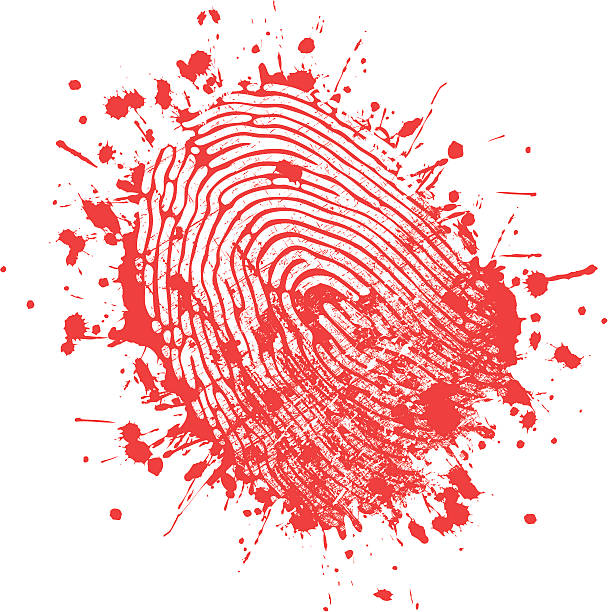
#> input picture images/blood.jpg, 608 x 612 px
$ jupyter execute final.ipynb
#> lines starting #> are read from the running program, lines starting #| are printed output that depends on the picture; after the words box and inside, x2 and y2 are one past the last pixel; in counts of white or black regions, pixels touching at a corner belong together
[cell 1]
from skimage.io import imread, imshow, show, imsave
from scipy import ndimage, misc, signal, stats
from skimage.color import rgb2gray, rgba2rgb
from skimage.transform import rescale
import matplotlib.pylab as pylab
import numpy as np
import numpy.fft as fp
import timeit
import matplotlib.pyplot as plt
from skimage import data, img_as_float, img_as_ubyte, exposure, io, color
from skimage.exposure import cumulative_distribution
from skimage.restoration import denoise_bilateral, denoise_nl_means, estimate_sigma
from skimage.util import random_noise
from PIL import Image, ImageEnhance, ImageFilter
from scipy import ndimage, misc

[cell 2]
def plot_image(image, title='', sz=20, ax=False):
    plt.title(title, size=sz), plt.imshow(image)
    plt.axis(ax)

def calculate_2dft(input):
    ft = fp.ifftshift(input)
    ft = fp.fft2(ft)
    return fp.fftshift(ft)

def calculate_2dift(input):
    ift = fp.ifftshift(input)
    ift = fp.ifft2(ift)
    return fp.fftshift(ift).real

def readAsGray(path: str) -> np.ndarray:
    _im = imread(path)
    if len(_im.shape) == 2:
        return _im
    _im = rgba2rgb(_im) if _im.shape[2] > 3 else _im
    _im = rgb2gray(_im)
    return _im

def plot_hist(r, g, b, title='', sz=20):
    r, g, b = img_as_ubyte(r), img_as_ubyte(g), img_as_ubyte(b)
    pylab.hist(np.array(r).ravel(), bins=256, range=(0, 256), color='r', alpha=0.5)
    pylab.hist(np.array(g).ravel(), bins=256, range=(0, 256), color='g', alpha=0.5)
    pylab.hist(np.array(b).ravel(), bins=256, range=(0, 256), color='b', alpha=0.5)
    pylab.xlabel('pixel value', size=sz), pylab.ylabel('frequency', size=sz)
    pylab.title(title, size=sz)

def splitrgb(_im):
    return _im[...,0], _im[...,1], _im[...,2]

def mergergb(r,g,b):
    rgb = np.zeros((r.shape[0], r.shape[1], 3), dtype=np.uint8)
    rgb[...,0] = r
    rgb[...,1] = g
    rgb[...,2] = b
    return rgb

## BÀI 1

[cell 3]
im = Image.open("../images/blood.jpg")
#> im is the input picture: PIL image 608x612 RGB; mean R, G, B 248.4, 205.8, 205.3

im1 = np.array(im)
plt.imsave("../images/bloodArr.jpg", im1)
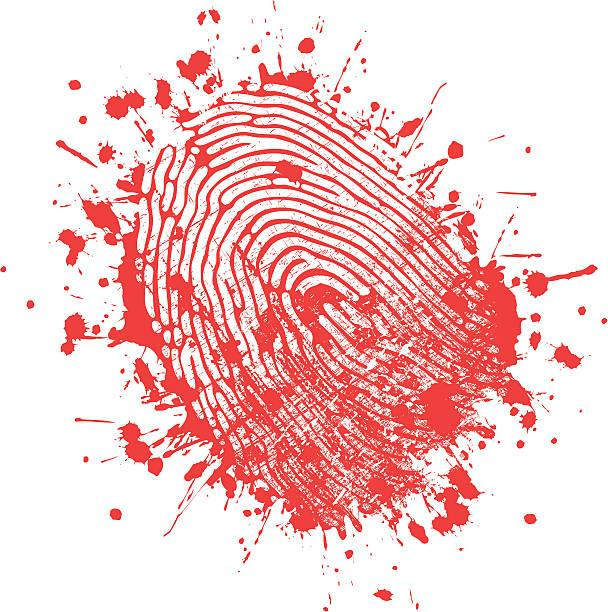
#> saved as bloodArr.jpg: shape (612, 608, 3); mean R, G, B 244.7, 205.5, 204.9

im2 = im.convert("L")
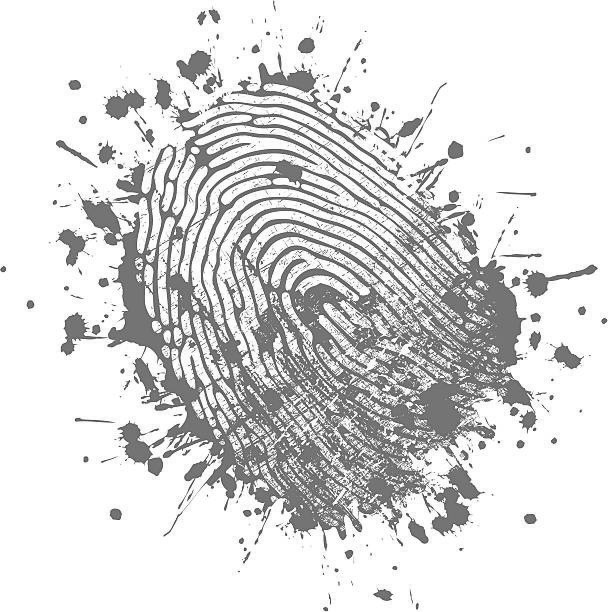
#> im2: PIL image 608x612 L; min 42, max 255, mean 218.5

plt.figure(figsize=(15,5))
plt.subplot(131), plot_image(im, "Original")
plt.subplot(132), plot_image(im1, "Array")
plt.gray()
plt.subplot(133), plot_image(im2, "Grayscale")
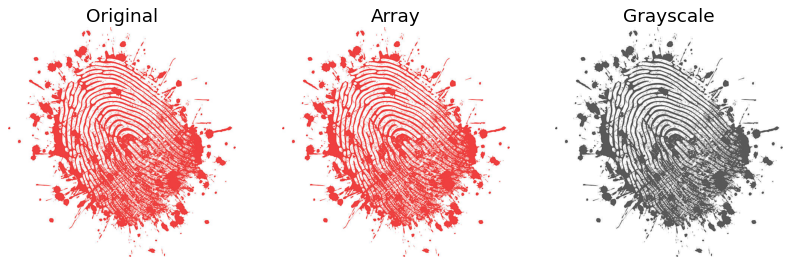
#> figure drawn by matplotlib, 3 panels

## BÀI 2

[cell 4]
im = imread("../images/blood.jpg")
im[...,0] = 0
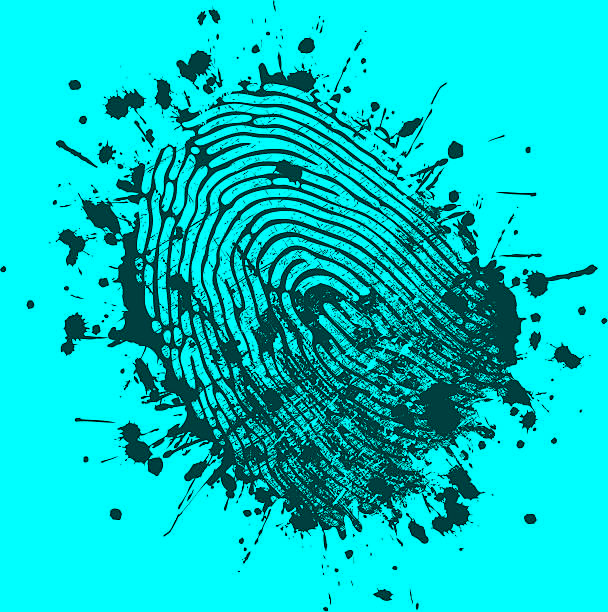
#> im: shape (612, 608, 3); mean R, G, B 0, 205.8, 205.3
im1 = imread("../images/blood.jpg")
thresholdImg = np.zeros(shape = im1.shape)

fixed_threshold = 200
for i in range(im1.shape[0]):
    for j in range(im1.shape[1]):
        thresholdImg[i][j] = 1 if im1[i][j][0] > fixed_threshold and im1[i][j][1] < fixed_threshold and im1[i][j][2] else 0
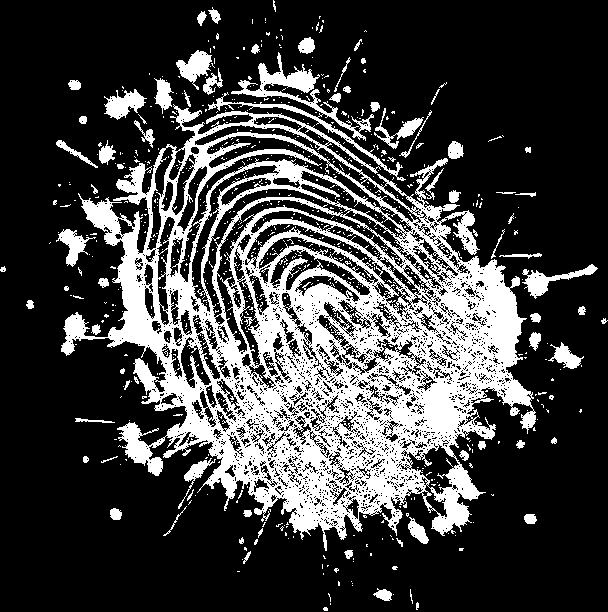
#> thresholdImg: shape (612, 608, 3) float64; values 0 (black) and 1 (white), 25.1% white; 799 white regions (727 under 20 px), largest, box (x1, y1, x2, y2) and area: (61, 104, 536, 551) 79248, (208, 52, 406, 181) 2836, (522, 264, 598, 299) 756

plt.figure(figsize=(10,5))
plt.subplot(121), plot_image(im, "Image with red intensity = 0")
plt.subplot(122), plot_image(thresholdImg, "Threshold image focus on red")

## BÀI 3

[cell 5]
im = readAsGray("../images/blood.jpg")
#> im: shape (612, 608) float64

kernel = np.array([[16,24,16],
                    [24,36,24],
                    [16,24,16]], dtype=float)

kernel = kernel / 256

kernel2 = np.pad(kernel,1)
for j in range(kernel2.shape[1]):
    kernel2[0,j] = kernel2[1,j]/4
    kernel2[4,j] = kernel2[3,j]/4
for j in range(kernel2.shape[0]):
    kernel2[j,0] = kernel2[j,1]/4
    kernel2[j,4] = kernel2[j,3]/4

print(kernel2)

im1 = signal.convolve2d(im, kernel)
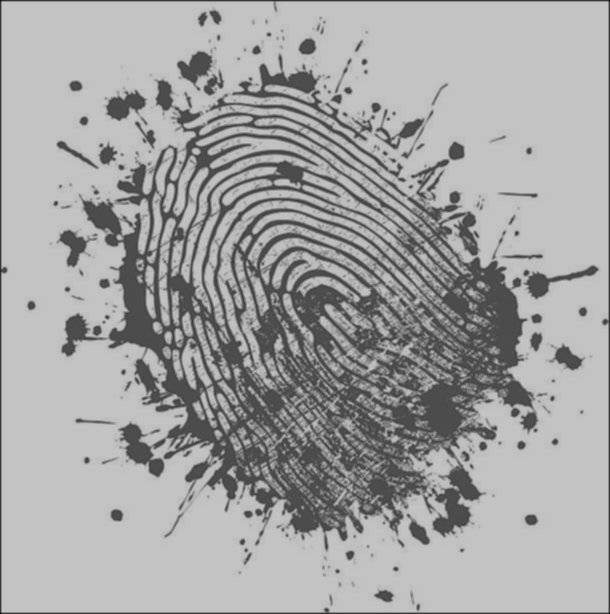
#> im1: shape (614, 610) float64; min 0.0625, max 0.766, mean 0.641
im2 = signal.convolve2d(im, kernel2)
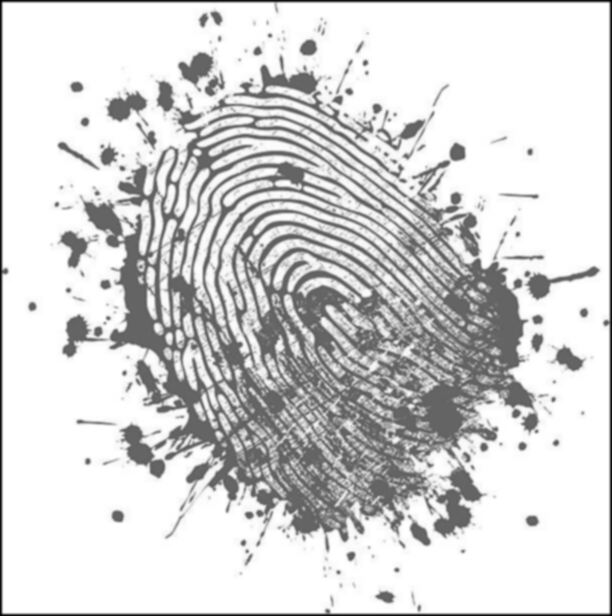
#> im2: shape (616, 612) float64; min 0.00391, max 1, mean 0.831
im3 = signal.fftconvolve(im, kernel)
im4 = signal.fftconvolve(im, kernel2)

plt.figure(figsize=(20,10))
plt.subplot(231), plot_image(im, "original")
plt.subplot(232), plot_image(im1, "kernel1")
plt.subplot(233), plot_image(im2, "kernel2")
plt.subplot(235), plot_image(im3, "fft convole kernel1")
plt.subplot(236), plot_image(im4, "fft convole kernel2")
